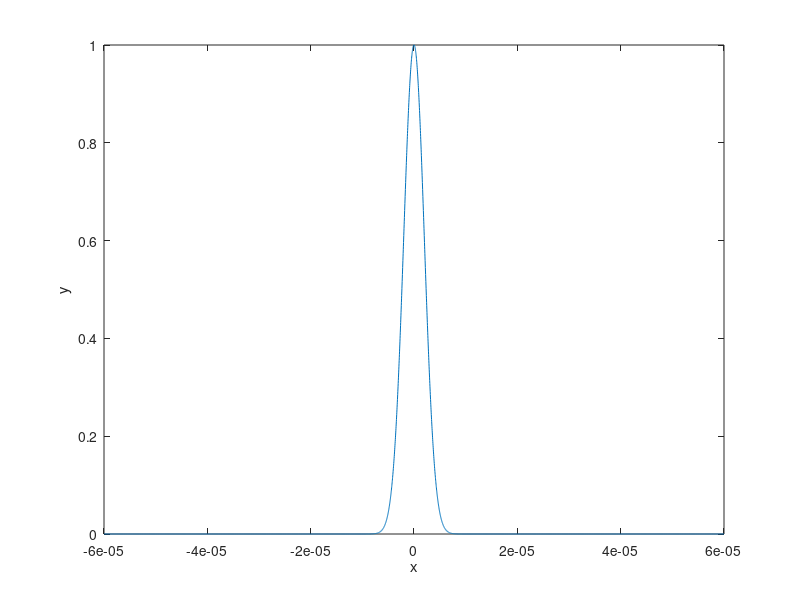
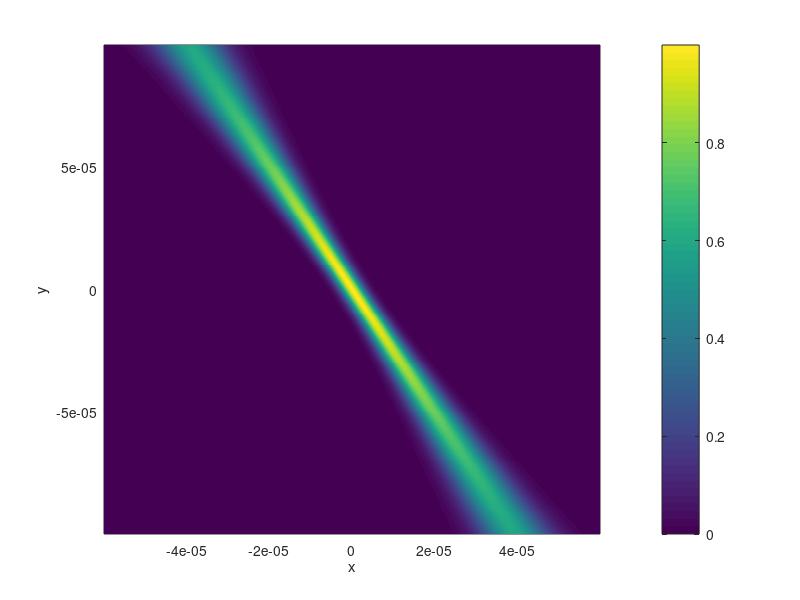

Reproduce these figures in MATLAB, in order. (Note: this script raises an error after producing the figures.)
%% Design and test tilted Gaussian beam

w0      = 3e-6;             % beam waist
phi_deg = 70;               % tilt angle of Gaussian in deg
phi     = phi_deg * pi/180; % tilt angle of Gaussian (90deg = vertical)
angle   = pi - phi;

d       = 100e-6;           % focal distance
lam     = .78e-6;           % wavelength

n_clad  = 1.447;
k0      = 2*pi*n_clad/lam;

y0      = pi * w0^2 * n_clad / lam;    % Rayleigh range

% on the focus centred at the focus
x       = linspace(-60e-6, 60e-6, 5000)';
x_rot   = x ./cos(.5*pi - phi);
y_rot   = - x .*tan(.5*pi - phi);


wz      = w0*sqrt(1+(y_rot/y0).^2);
Rz      = 1./y_rot .* (y_rot.^2+y0^2);
etaz    = 0.5*atan(y_rot/y0);

E       = sqrt(w0./wz) .* exp(-1i*k0*y_rot + 1i*etaz ...
                        - x_rot.^2./wz.^2 ...
                        - 1i*k0*x_rot.^2./(2*Rz));
Ek      = fftshift( fft( fftshift(E) ) );

dat = [60+1e6*x' E.'];

figure(1)
plot(x, abs(E))
xlabel('x')
ylabel('y')

%% Tilted angle
k       = linspace(-pi, pi, length(x) )'./(x(1) - x(2));
ky      = real( sqrt(k0^2 - k.^2) );

% find angle of beam propagation
ii      = find(ky>0);
Sx      = sum(abs(Ek(ii)).^2 .* k(ii));
Sy      = sum(abs(Ek(ii)).^2 .* ky(ii));

phi     = pi - atan2(Sy, Sx);

x_focus = -d * cos(phi);    % x-coor of focus
y_focus = d * sin(phi);     % y-coor of focus

disp('Gaussian beam design:')
disp(['   Waist (um)            : ' num2str(1e6*w0)])
disp(['   Waist position (um)   : ' num2str(1e6*d)])
disp(['   Rayleigh range (um)   : ' num2str(1e6*y0)])
disp(['   Tilt angle (deg)      : ' num2str(phi*180/pi)])

%% Propagate the wave
y       = linspace(-100, 100, 500)*1e-6;
Ek_pro  = exp(-1i*ky*y).*(Ek*ones(size(y)));
Ez_pro  = fftshift(  ifft( fftshift(Ek_pro,1) ),1  );

figure(2)
pcolor(x, y, abs(Ez_pro)')
xlabel('x')
ylabel('y')
shading flat
colorbar
hold on
xline(0, '--r')
yline(0, '--r')
hold off
axis equal

figure(3)
pcolor(x + x_focus, y + y_focus, abs(Ez_pro)')
xlabel('x')
ylabel('y')
shading flat
colorbar
hold on
xline(0, '--r')
yline(0, '--r')
hold off
axis equal

%% E on the grating
Ek_grat = exp(-1i * ky * -y_focus).*(Ek);
Ez_grat = fftshift(  ifft( fftshift(Ek_grat) ) );

figure(4)
plot(x + x_focus, abs(Ez_grat))
xlabel('x')
ylabel('y')

%% Parameters for grating
% exp term
Ez_amp      = abs(Ez_grat);
Ez_exp_img  = imag(log(Ez_grat));

figure(11)
plot(x, Ez_exp_img)
xlabel('x')
ylabel('Img part of exp comp')
yline(pi,'--r')
yline(-pi, '--r')
